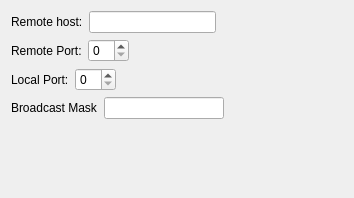
<?xml version="1.0" encoding="UTF-8"?>
<ui version="4.0">
 <class>UdpGenericSocketConfigWidget</class>
 <widget class="QWidget" name="UdpGenericSocketConfigWidget">
  <property name="geometry">
   <rect>
    <x>0</x>
    <y>0</y>
    <width>354</width>
    <height>198</height>
   </rect>
  </property>
  <property name="windowTitle">
   <string>UDP Socket Configuration Widget</string>
  </property>
  <layout class="QVBoxLayout" name="verticalLayout">
   <item>
    <layout class="QHBoxLayout" name="horizontalLayout">
     <item>
      <widget class="QLabel" name="label">
       <property name="text">
        <string>Remote host:</string>
       </property>
      </widget>
     </item>
     <item>
      <widget class="QLineEdit" name="m_hostLineEdit"/>
     </item>
     <item>
      <spacer name="horizontalSpacer_2">
       <property name="orientation">
        <enum>Qt::Horizontal</enum>
       </property>
       <property name="sizeHint" stdset="0">
        <size>
         <width>40</width>
         <height>20</height>
        </size>
       </property>
      </spacer>
     </item>
    </layout>
   </item>
   <item>
    <layout class="QHBoxLayout" name="horizontalLayout_2">
     <item>
      <widget class="QLabel" name="m_portLabel">
       <property name="text">
        <string>Remote Port:</string>
       </property>
      </widget>
     </item>
     <item>
      <widget class="QSpinBox" name="m_portSpinBox"/>
     </item>
     <item>
      <spacer name="horizontalSpacer">
       <property name="orientation">
        <enum>Qt::Horizontal</enum>
       </property>
       <property name="sizeHint" stdset="0">
        <size>
         <width>40</width>
         <height>20</height>
        </size>
       </property>
      </spacer>
     </item>
    </layout>
   </item>
   <item>
    <layout class="QHBoxLayout" name="horizontalLayout_4">
     <item>
      <widget class="QLabel" name="m_localPortLabel">
       <property name="toolTip">
        <string>0 means not bound, chosen by the OS</string>
       </property>
       <property name="text">
        <string>Local Port:</string>
       </property>
      </widget>
     </item>
     <item>
      <widget class="QSpinBox" name="m_localPortSpinBox"/>
     </item>
     <item>
      <spacer name="horizontalSpacer_4">
       <property name="orientation">
        <enum>Qt::Horizontal</enum>
       </property>
       <property name="sizeHint" stdset="0">
        <size>
         <width>40</width>
         <height>20</height>
        </size>
       </property>
      </spacer>
     </item>
    </layout>
   </item>
   <item>
    <layout class="QHBoxLayout" name="horizontalLayout_3">
     <item>
      <widget class="QLabel" name="label_2">
       <property name="text">
        <string>Broadcast Mask</string>
       </property>
      </widget>
     </item>
     <item>
      <widget class="QLineEdit" name="m_broadcastMaskLineEdit"/>
     </item>
     <item>
      <spacer name="horizontalSpacer_3">
       <property name="orientation">
        <enum>Qt::Horizontal</enum>
       </property>
       <property name="sizeHint" stdset="0">
        <size>
         <width>40</width>
         <height>20</height>
        </size>
       </property>
      </spacer>
     </item>
    </layout>
   </item>
   <item>
    <spacer name="verticalSpacer">
     <property name="orientation">
      <enum>Qt::Vertical</enum>
     </property>
     <property name="sizeHint" stdset="0">
      <size>
       <width>20</width>
       <height>40</height>
      </size>
     </property>
    </spacer>
   </item>
  </layout>
 </widget>
 <resources/>
 <connections/>
</ui>
